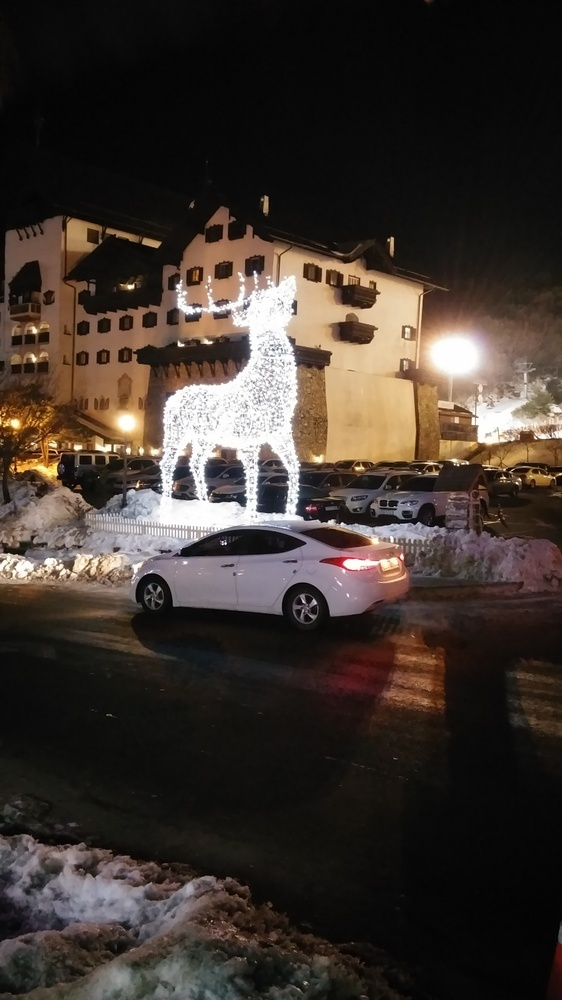
#> input picture data/reindeer.jpg, 562 x 1000 px, shrunk from 810 x 1440 before the run, found by its file name
$ python 2_image_create_copy_extract.py
#> lines starting #> are read from the running program, lines starting #| are printed output that depends on the picture
import numpy as np
import cv2

# [25 lines of commented-out code are left out]
img1 = cv2.imread(r'D:\project\opencv_study\data\reindeer.jpg')
#> img1 is the input picture: shape (1000, 562, 3); mean B, G, R 46.7, 52.9, 62.2

img2 = img1[40:120, 30:150]
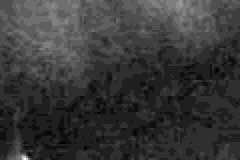
#> img2: shape (80, 120, 3) (shown 2 times larger); min 3, max 19, mean 6.55; drawn with min black and max white
img3 = img1[40:120, 30:150].copy()

img1[:,:] = (0, 255, 255)
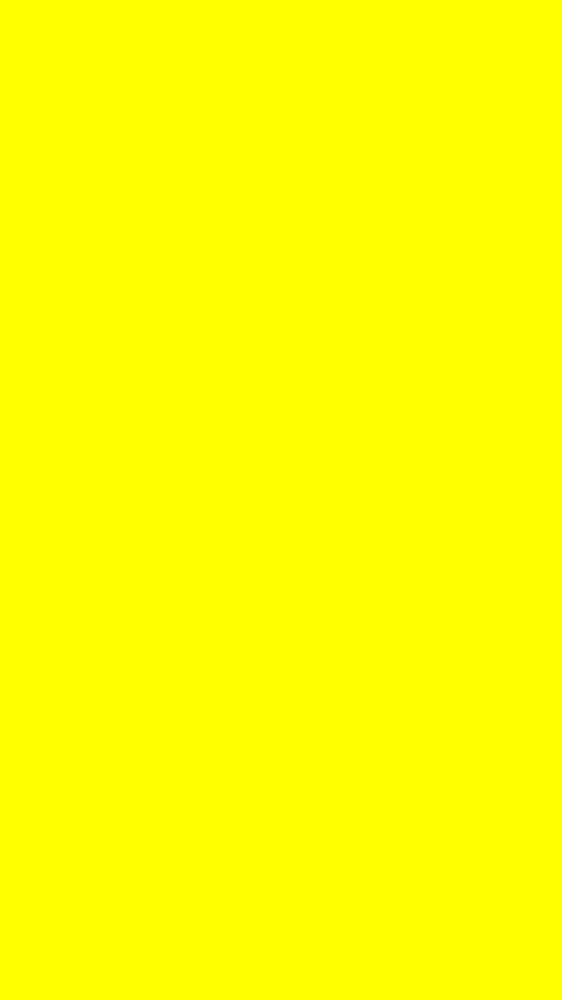
#> img1: shape (1000, 562, 3); mean B, G, R 0, 255, 255
img2.fill(0)
#> img2: shape (80, 120, 3); every value is 0
cv2.circle(img2, (50,50), 20, (0,0,255), 2)
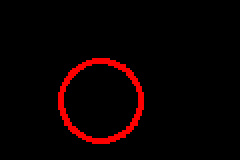
#> img2: shape (80, 120, 3) (shown 2 times larger); mean B, G, R 0, 0, 10.2

cv2.imshow('img1', img1)
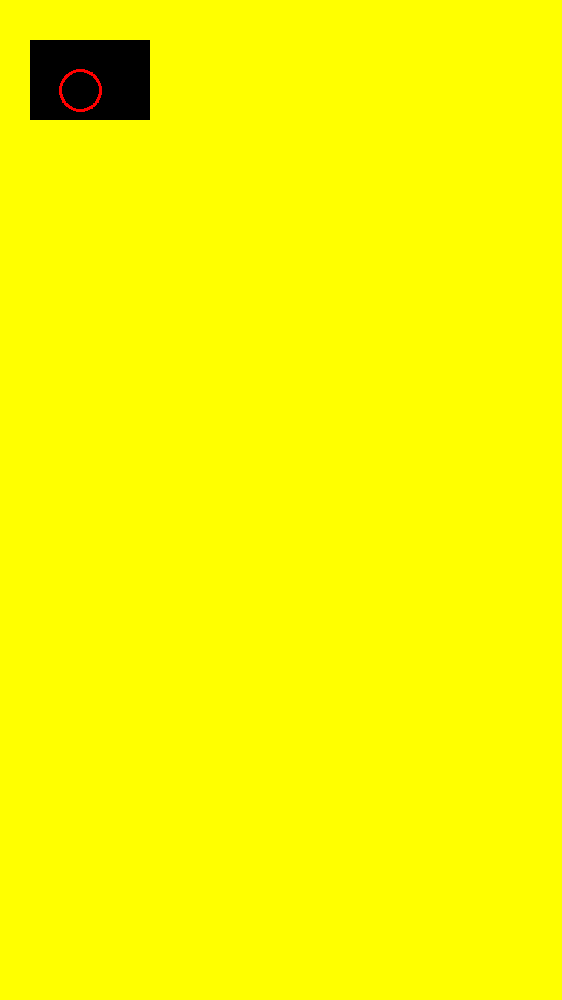
#> window 'img1': shape (1000, 562, 3); mean B, G, R 0, 250.6, 250.8
cv2.imshow('img2', img2)
cv2.imshow('img3', img3)

cv2.waitKey()
cv2.destroyAllWindows()
